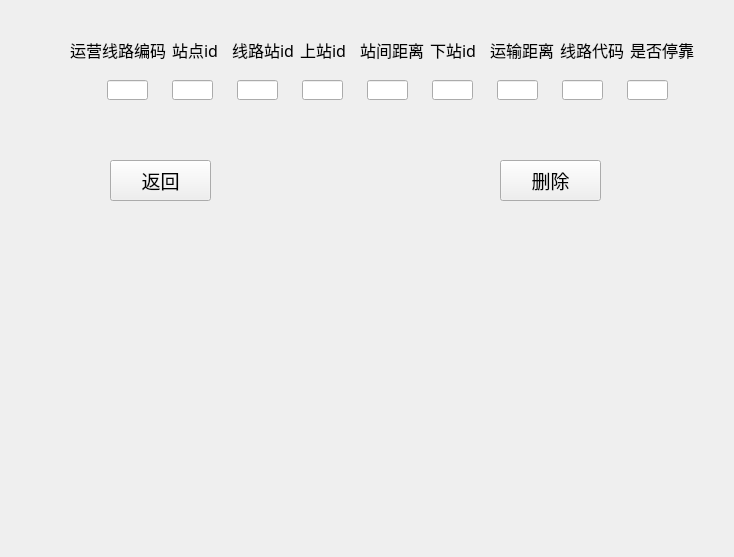
<?xml version="1.0" encoding="UTF-8"?>
<ui version="4.0">
 <class>xl_seek</class>
 <widget class="QWidget" name="xl_seek">
  <property name="geometry">
   <rect>
    <x>0</x>
    <y>0</y>
    <width>734</width>
    <height>557</height>
   </rect>
  </property>
  <property name="minimumSize">
   <size>
    <width>734</width>
    <height>557</height>
   </size>
  </property>
  <property name="font">
   <font>
    <family>宋体</family>
    <pointsize>14</pointsize>
   </font>
  </property>
  <property name="windowTitle">
   <string>Form</string>
  </property>
  <widget class="QLabel" name="label_9">
   <property name="geometry">
    <rect>
     <x>360</x>
     <y>30</y>
     <width>101</width>
     <height>41</height>
    </rect>
   </property>
   <property name="font">
    <font>
     <family>宋体</family>
     <pointsize>12</pointsize>
    </font>
   </property>
   <property name="text">
    <string>&lt;html&gt;&lt;head/&gt;&lt;body&gt;&lt;p&gt;站间距离&lt;/p&gt;&lt;/body&gt;&lt;/html&gt;</string>
   </property>
  </widget>
  <widget class="QLabel" name="label_11">
   <property name="geometry">
    <rect>
     <x>490</x>
     <y>30</y>
     <width>101</width>
     <height>41</height>
    </rect>
   </property>
   <property name="font">
    <font>
     <family>宋体</family>
     <pointsize>12</pointsize>
    </font>
   </property>
   <property name="text">
    <string>&lt;html&gt;&lt;head/&gt;&lt;body&gt;&lt;p&gt;运输距离&lt;/p&gt;&lt;/body&gt;&lt;/html&gt;</string>
   </property>
  </widget>
  <widget class="QLabel" name="label_8">
   <property name="geometry">
    <rect>
     <x>300</x>
     <y>30</y>
     <width>101</width>
     <height>41</height>
    </rect>
   </property>
   <property name="font">
    <font>
     <family>宋体</family>
     <pointsize>12</pointsize>
    </font>
   </property>
   <property name="text">
    <string>&lt;html&gt;&lt;head/&gt;&lt;body&gt;&lt;p&gt;上站id&lt;/p&gt;&lt;/body&gt;&lt;/html&gt;</string>
   </property>
  </widget>
  <widget class="QLabel" name="label_7">
   <property name="geometry">
    <rect>
     <x>230</x>
     <y>30</y>
     <width>101</width>
     <height>41</height>
    </rect>
   </property>
   <property name="font">
    <font>
     <family>宋体</family>
     <pointsize>12</pointsize>
    </font>
   </property>
   <property name="text">
    <string>&lt;html&gt;&lt;head/&gt;&lt;body&gt;&lt;table border=&quot;0&quot; style=&quot; margin-top:0px; margin-bottom:0px; margin-left:0px; margin-right:0px;&quot; cellspacing=&quot;2&quot; cellpadding=&quot;0&quot;&gt;&lt;tr&gt;&lt;td width=&quot;68&quot;&gt;&lt;p&gt;线路站id&lt;/p&gt;&lt;/td&gt;&lt;/tr&gt;&lt;/table&gt;&lt;/body&gt;&lt;/html&gt;</string>
   </property>
  </widget>
  <widget class="QWidget" name="layoutWidget">
   <property name="geometry">
    <rect>
     <x>89</x>
     <y>70</y>
     <width>601</width>
     <height>41</height>
    </rect>
   </property>
   <layout class="QHBoxLayout" name="horizontalLayout">
    <item>
     <widget class="QLineEdit" name="l11">
      <property name="maximumSize">
       <size>
        <width>41</width>
        <height>20</height>
       </size>
      </property>
     </widget>
    </item>
    <item>
     <widget class="QLineEdit" name="l12">
      <property name="maximumSize">
       <size>
        <width>41</width>
        <height>20</height>
       </size>
      </property>
     </widget>
    </item>
    <item>
     <widget class="QLineEdit" name="l13">
      <property name="maximumSize">
       <size>
        <width>41</width>
        <height>20</height>
       </size>
      </property>
     </widget>
    </item>
    <item>
     <widget class="QLineEdit" name="l14">
      <property name="maximumSize">
       <size>
        <width>41</width>
        <height>20</height>
       </size>
      </property>
     </widget>
    </item>
    <item>
     <widget class="QLineEdit" name="l15">
      <property name="maximumSize">
       <size>
        <width>41</width>
        <height>20</height>
       </size>
      </property>
     </widget>
    </item>
    <item>
     <widget class="QLineEdit" name="l16">
      <property name="maximumSize">
       <size>
        <width>41</width>
        <height>20</height>
       </size>
      </property>
     </widget>
    </item>
    <item>
     <widget class="QLineEdit" name="l17">
      <property name="maximumSize">
       <size>
        <width>41</width>
        <height>20</height>
       </size>
      </property>
     </widget>
    </item>
    <item>
     <widget class="QLineEdit" name="l18">
      <property name="maximumSize">
       <size>
        <width>41</width>
        <height>20</height>
       </size>
      </property>
     </widget>
    </item>
    <item>
     <widget class="QLineEdit" name="l19">
      <property name="maximumSize">
       <size>
        <width>41</width>
        <height>20</height>
       </size>
      </property>
     </widget>
    </item>
   </layout>
  </widget>
  <widget class="QLabel" name="label">
   <property name="geometry">
    <rect>
     <x>70</x>
     <y>30</y>
     <width>101</width>
     <height>41</height>
    </rect>
   </property>
   <property name="font">
    <font>
     <family>宋体</family>
     <pointsize>12</pointsize>
    </font>
   </property>
   <property name="text">
    <string>&lt;html&gt;&lt;head/&gt;&lt;body&gt;&lt;p align=&quot;justify&quot;&gt;运营线路编码&lt;/p&gt;&lt;/body&gt;&lt;/html&gt;</string>
   </property>
  </widget>
  <widget class="QLabel" name="label_3">
   <property name="geometry">
    <rect>
     <x>170</x>
     <y>30</y>
     <width>101</width>
     <height>41</height>
    </rect>
   </property>
   <property name="font">
    <font>
     <family>宋体</family>
     <pointsize>12</pointsize>
    </font>
   </property>
   <property name="text">
    <string>&lt;html&gt;&lt;head/&gt;&lt;body&gt;&lt;table border=&quot;0&quot; style=&quot; margin-top:0px; margin-bottom:0px; margin-left:0px; margin-right:0px;&quot; cellspacing=&quot;2&quot; cellpadding=&quot;0&quot;&gt;&lt;tr&gt;&lt;td width=&quot;68&quot;&gt;&lt;p&gt;站点id&lt;/p&gt;&lt;/td&gt;&lt;/tr&gt;&lt;/table&gt;&lt;/body&gt;&lt;/html&gt;</string>
   </property>
  </widget>
  <widget class="QLabel" name="label_13">
   <property name="geometry">
    <rect>
     <x>630</x>
     <y>30</y>
     <width>101</width>
     <height>41</height>
    </rect>
   </property>
   <property name="font">
    <font>
     <family>宋体</family>
     <pointsize>12</pointsize>
    </font>
   </property>
   <property name="text">
    <string>&lt;html&gt;&lt;head/&gt;&lt;body&gt;&lt;p&gt;是否停靠&lt;/p&gt;&lt;/body&gt;&lt;/html&gt;</string>
   </property>
  </widget>
  <widget class="QLabel" name="label_12">
   <property name="geometry">
    <rect>
     <x>560</x>
     <y>30</y>
     <width>101</width>
     <height>41</height>
    </rect>
   </property>
   <property name="font">
    <font>
     <family>宋体</family>
     <pointsize>12</pointsize>
    </font>
   </property>
   <property name="text">
    <string>&lt;html&gt;&lt;head/&gt;&lt;body&gt;&lt;p&gt;线路代码&lt;/p&gt;&lt;/body&gt;&lt;/html&gt;</string>
   </property>
  </widget>
  <widget class="QLabel" name="label_10">
   <property name="geometry">
    <rect>
     <x>430</x>
     <y>30</y>
     <width>101</width>
     <height>41</height>
    </rect>
   </property>
   <property name="font">
    <font>
     <family>宋体</family>
     <pointsize>12</pointsize>
    </font>
   </property>
   <property name="text">
    <string>&lt;html&gt;&lt;head/&gt;&lt;body&gt;&lt;p&gt;下站id&lt;/p&gt;&lt;/body&gt;&lt;/html&gt;</string>
   </property>
  </widget>
  <widget class="QPushButton" name="pb2">
   <property name="geometry">
    <rect>
     <x>500</x>
     <y>160</y>
     <width>101</width>
     <height>41</height>
    </rect>
   </property>
   <property name="text">
    <string>删除</string>
   </property>
  </widget>
  <widget class="QPushButton" name="pb1">
   <property name="geometry">
    <rect>
     <x>110</x>
     <y>160</y>
     <width>101</width>
     <height>41</height>
    </rect>
   </property>
   <property name="text">
    <string>返回</string>
   </property>
  </widget>
 </widget>
 <resources/>
 <connections/>
</ui>
